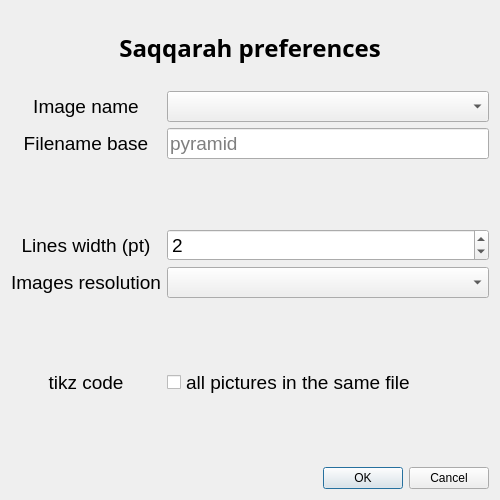
<?xml version="1.0" encoding="UTF-8"?>
<ui version="4.0">
 <class>Dialog</class>
 <widget class="QDialog" name="Dialog">
  <property name="geometry">
   <rect>
    <x>0</x>
    <y>0</y>
    <width>500</width>
    <height>500</height>
   </rect>
  </property>
  <property name="sizePolicy">
   <sizepolicy hsizetype="MinimumExpanding" vsizetype="MinimumExpanding">
    <horstretch>0</horstretch>
    <verstretch>0</verstretch>
   </sizepolicy>
  </property>
  <property name="minimumSize">
   <size>
    <width>500</width>
    <height>500</height>
   </size>
  </property>
  <property name="windowTitle">
   <string>Dialog</string>
  </property>
  <layout class="QGridLayout" name="gridLayout">
   <item row="3" column="0">
    <layout class="QFormLayout" name="formLayout">
     <item row="0" column="0">
      <widget class="QLabel" name="label_4">
       <property name="sizePolicy">
        <sizepolicy hsizetype="MinimumExpanding" vsizetype="MinimumExpanding">
         <horstretch>0</horstretch>
         <verstretch>0</verstretch>
        </sizepolicy>
       </property>
       <property name="minimumSize">
        <size>
         <width>150</width>
         <height>0</height>
        </size>
       </property>
       <property name="font">
        <font>
         <pointsize>14</pointsize>
        </font>
       </property>
       <property name="text">
        <string>Image name</string>
       </property>
       <property name="alignment">
        <set>Qt::AlignCenter</set>
       </property>
      </widget>
     </item>
     <item row="0" column="1">
      <widget class="QComboBox" name="timestampCombo">
       <property name="font">
        <font>
         <pointsize>14</pointsize>
        </font>
       </property>
      </widget>
     </item>
     <item row="1" column="0">
      <widget class="QLabel" name="label_2">
       <property name="sizePolicy">
        <sizepolicy hsizetype="Preferred" vsizetype="MinimumExpanding">
         <horstretch>0</horstretch>
         <verstretch>0</verstretch>
        </sizepolicy>
       </property>
       <property name="minimumSize">
        <size>
         <width>150</width>
         <height>0</height>
        </size>
       </property>
       <property name="font">
        <font>
         <pointsize>14</pointsize>
        </font>
       </property>
       <property name="text">
        <string>Filename base</string>
       </property>
       <property name="alignment">
        <set>Qt::AlignCenter</set>
       </property>
      </widget>
     </item>
     <item row="1" column="1">
      <widget class="QLineEdit" name="basenameEdit">
       <property name="font">
        <font>
         <pointsize>14</pointsize>
        </font>
       </property>
       <property name="placeholderText">
        <string>pyramid</string>
       </property>
      </widget>
     </item>
     <item row="2" column="1">
      <spacer name="verticalSpacer_3">
       <property name="orientation">
        <enum>Qt::Vertical</enum>
       </property>
       <property name="sizeHint" stdset="0">
        <size>
         <width>20</width>
         <height>20</height>
        </size>
       </property>
      </spacer>
     </item>
     <item row="4" column="0">
      <widget class="QLabel" name="label_5">
       <property name="minimumSize">
        <size>
         <width>150</width>
         <height>0</height>
        </size>
       </property>
       <property name="font">
        <font>
         <pointsize>14</pointsize>
        </font>
       </property>
       <property name="text">
        <string>Lines width (pt)</string>
       </property>
       <property name="alignment">
        <set>Qt::AlignCenter</set>
       </property>
      </widget>
     </item>
     <item row="4" column="1">
      <widget class="QSpinBox" name="linewidthBox">
       <property name="font">
        <font>
         <pointsize>14</pointsize>
        </font>
       </property>
       <property name="maximum">
        <number>5</number>
       </property>
       <property name="value">
        <number>2</number>
       </property>
      </widget>
     </item>
     <item row="5" column="0">
      <widget class="QLabel" name="label">
       <property name="sizePolicy">
        <sizepolicy hsizetype="Preferred" vsizetype="MinimumExpanding">
         <horstretch>0</horstretch>
         <verstretch>0</verstretch>
        </sizepolicy>
       </property>
       <property name="minimumSize">
        <size>
         <width>150</width>
         <height>0</height>
        </size>
       </property>
       <property name="font">
        <font>
         <pointsize>14</pointsize>
        </font>
       </property>
       <property name="text">
        <string>Images resolution</string>
       </property>
       <property name="alignment">
        <set>Qt::AlignCenter</set>
       </property>
      </widget>
     </item>
     <item row="5" column="1">
      <widget class="QComboBox" name="resolutionCombo">
       <property name="font">
        <font>
         <pointsize>14</pointsize>
        </font>
       </property>
      </widget>
     </item>
     <item row="6" column="1">
      <spacer name="verticalSpacer_4">
       <property name="orientation">
        <enum>Qt::Vertical</enum>
       </property>
       <property name="sizeHint" stdset="0">
        <size>
         <width>20</width>
         <height>20</height>
        </size>
       </property>
      </spacer>
     </item>
     <item row="7" column="0">
      <widget class="QLabel" name="label_6">
       <property name="sizePolicy">
        <sizepolicy hsizetype="MinimumExpanding" vsizetype="Preferred">
         <horstretch>0</horstretch>
         <verstretch>0</verstretch>
        </sizepolicy>
       </property>
       <property name="minimumSize">
        <size>
         <width>150</width>
         <height>0</height>
        </size>
       </property>
       <property name="font">
        <font>
         <pointsize>14</pointsize>
        </font>
       </property>
       <property name="text">
        <string>tikz code</string>
       </property>
       <property name="alignment">
        <set>Qt::AlignCenter</set>
       </property>
      </widget>
     </item>
     <item row="7" column="1">
      <widget class="QCheckBox" name="tikzonefileCheckbox">
       <property name="enabled">
        <bool>true</bool>
       </property>
       <property name="font">
        <font>
         <pointsize>14</pointsize>
        </font>
       </property>
       <property name="text">
        <string>all pictures in the same file</string>
       </property>
      </widget>
     </item>
     <item row="8" column="1">
      <spacer name="verticalSpacer_5">
       <property name="orientation">
        <enum>Qt::Vertical</enum>
       </property>
       <property name="sizeHint" stdset="0">
        <size>
         <width>20</width>
         <height>40</height>
        </size>
       </property>
      </spacer>
     </item>
    </layout>
   </item>
   <item row="4" column="0">
    <widget class="QDialogButtonBox" name="buttonBox">
     <property name="orientation">
      <enum>Qt::Horizontal</enum>
     </property>
     <property name="standardButtons">
      <set>QDialogButtonBox::Cancel|QDialogButtonBox::Ok</set>
     </property>
    </widget>
   </item>
   <item row="1" column="0">
    <widget class="QLabel" name="label_3">
     <property name="font">
      <font>
       <family>sans</family>
       <pointsize>18</pointsize>
       <weight>75</weight>
       <bold>true</bold>
      </font>
     </property>
     <property name="text">
      <string>Saqqarah preferences</string>
     </property>
     <property name="alignment">
      <set>Qt::AlignCenter</set>
     </property>
    </widget>
   </item>
   <item row="0" column="0">
    <spacer name="verticalSpacer_2">
     <property name="orientation">
      <enum>Qt::Vertical</enum>
     </property>
     <property name="sizeType">
      <enum>QSizePolicy::Maximum</enum>
     </property>
     <property name="sizeHint" stdset="0">
      <size>
       <width>20</width>
       <height>20</height>
      </size>
     </property>
    </spacer>
   </item>
   <item row="2" column="0">
    <spacer name="verticalSpacer">
     <property name="orientation">
      <enum>Qt::Vertical</enum>
     </property>
     <property name="sizeType">
      <enum>QSizePolicy::Maximum</enum>
     </property>
     <property name="sizeHint" stdset="0">
      <size>
       <width>20</width>
       <height>20</height>
      </size>
     </property>
    </spacer>
   </item>
  </layout>
 </widget>
 <resources/>
 <connections>
  <connection>
   <sender>buttonBox</sender>
   <signal>accepted()</signal>
   <receiver>Dialog</receiver>
   <slot>accept()</slot>
   <hints>
    <hint type="sourcelabel">
     <x>248</x>
     <y>254</y>
    </hint>
    <hint type="destinationlabel">
     <x>157</x>
     <y>274</y>
    </hint>
   </hints>
  </connection>
  <connection>
   <sender>buttonBox</sender>
   <signal>rejected()</signal>
   <receiver>Dialog</receiver>
   <slot>reject()</slot>
   <hints>
    <hint type="sourcelabel">
     <x>316</x>
     <y>260</y>
    </hint>
    <hint type="destinationlabel">
     <x>286</x>
     <y>274</y>
    </hint>
   </hints>
  </connection>
 </connections>
</ui>
